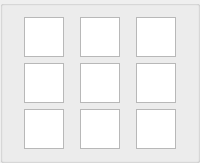
          <widget class="QGroupBox" name="majCell_22">
           <property name="title">
            <string/>
           </property>
           <property name="flat">
            <bool>false</bool>
           </property>
           <layout class="QGridLayout" name="majCell_8">
            <item row="0" column="0">
             <widget class="QTextEdit" name="cell_6_6">
              <property name="sizePolicy">
               <sizepolicy hsizetype="Maximum" vsizetype="Maximum">
                <horstretch>0</horstretch>
                <verstretch>0</verstretch>
               </sizepolicy>
              </property>
              <property name="maximumSize">
               <size>
                <width>40</width>
                <height>40</height>
               </size>
              </property>
             </widget>
            </item>
            <item row="0" column="1">
             <widget class="QTextEdit" name="cell_6_7">
              <property name="sizePolicy">
               <sizepolicy hsizetype="Maximum" vsizetype="Maximum">
                <horstretch>0</horstretch>
                <verstretch>0</verstretch>
               </sizepolicy>
              </property>
              <property name="maximumSize">
               <size>
                <width>40</width>
                <height>40</height>
               </size>
              </property>
             </widget>
            </item>
            <item row="0" column="2">
             <widget class="QTextEdit" name="cell_6_8">
              <property name="sizePolicy">
               <sizepolicy hsizetype="Maximum" vsizetype="Maximum">
                <horstretch>0</horstretch>
                <verstretch>0</verstretch>
               </sizepolicy>
              </property>
              <property name="maximumSize">
               <size>
                <width>40</width>
                <height>40</height>
               </size>
              </property>
             </widget>
            </item>
            <item row="1" column="0">
             <widget class="QTextEdit" name="cell_7_6">
              <property name="sizePolicy">
               <sizepolicy hsizetype="Maximum" vsizetype="Maximum">
                <horstretch>0</horstretch>
                <verstretch>0</verstretch>
               </sizepolicy>
              </property>
              <property name="maximumSize">
               <size>
                <width>40</width>
                <height>40</height>
               </size>
              </property>
             </widget>
            </item>
            <item row="1" column="1">
             <widget class="QTextEdit" name="cell_7_7">
              <property name="sizePolicy">
               <sizepolicy hsizetype="Maximum" vsizetype="Maximum">
                <horstretch>0</horstretch>
                <verstretch>0</verstretch>
               </sizepolicy>
              </property>
              <property name="maximumSize">
               <size>
                <width>40</width>
                <height>40</height>
               </size>
              </property>
             </widget>
            </item>
            <item row="1" column="2">
             <widget class="QTextEdit" name="cell_7_8">
              <property name="sizePolicy">
               <sizepolicy hsizetype="Maximum" vsizetype="Maximum">
                <horstretch>0</horstretch>
                <verstretch>0</verstretch>
               </sizepolicy>
              </property>
              <property name="maximumSize">
               <size>
                <width>40</width>
                <height>40</height>
               </size>
              </property>
             </widget>
            </item>
            <item row="2" column="0">
             <widget class="QTextEdit" name="cell_8_6">
              <property name="sizePolicy">
               <sizepolicy hsizetype="Maximum" vsizetype="Maximum">
                <horstretch>0</horstretch>
                <verstretch>0</verstretch>
               </sizepolicy>
              </property>
              <property name="maximumSize">
               <size>
                <width>40</width>
                <height>40</height>
               </size>
              </property>
             </widget>
            </item>
            <item row="2" column="1">
             <widget class="QTextEdit" name="cell_8_7">
              <property name="sizePolicy">
               <sizepolicy hsizetype="Maximum" vsizetype="Maximum">
                <horstretch>0</horstretch>
                <verstretch>0</verstretch>
               </sizepolicy>
              </property>
              <property name="maximumSize">
               <size>
                <width>40</width>
                <height>40</height>
               </size>
              </property>
             </widget>
            </item>
            <item row="2" column="2">
             <widget class="QTextEdit" name="cell_8_8">
              <property name="sizePolicy">
               <sizepolicy hsizetype="Maximum" vsizetype="Maximum">
                <horstretch>0</horstretch>
                <verstretch>0</verstretch>
               </sizepolicy>
              </property>
              <property name="maximumSize">
               <size>
                <width>40</width>
                <height>40</height>
               </size>
              </property>
             </widget>
            </item>
           </layout>
          </widget>
